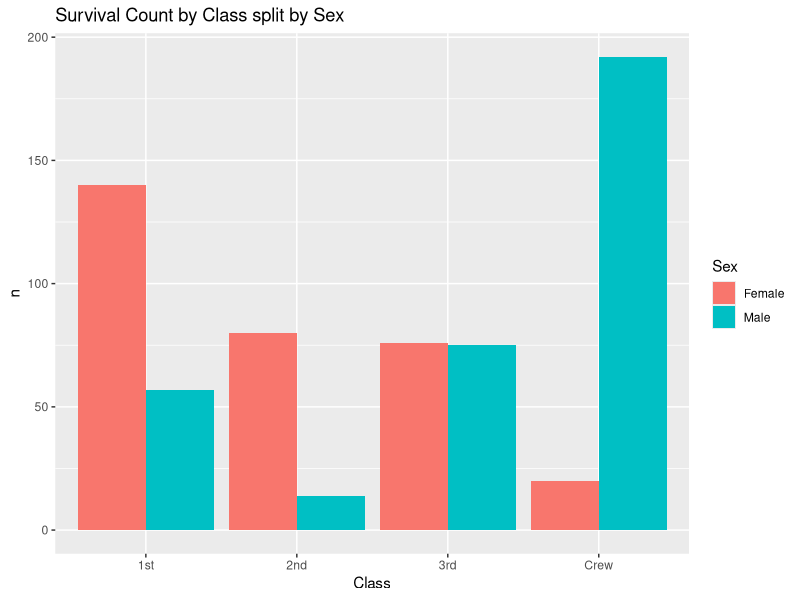
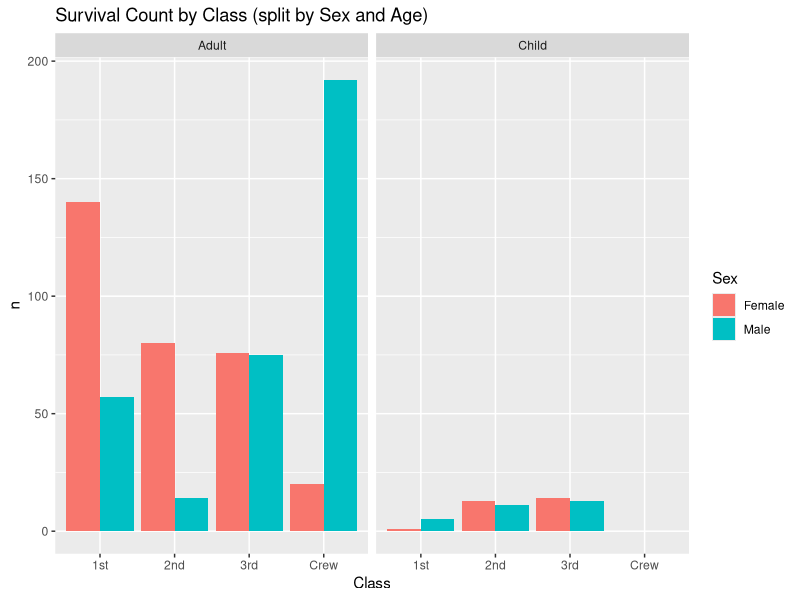
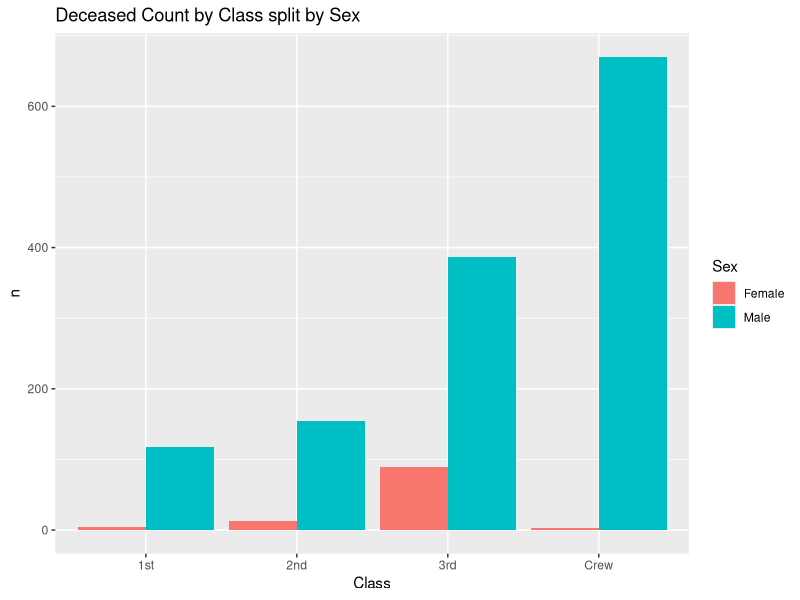
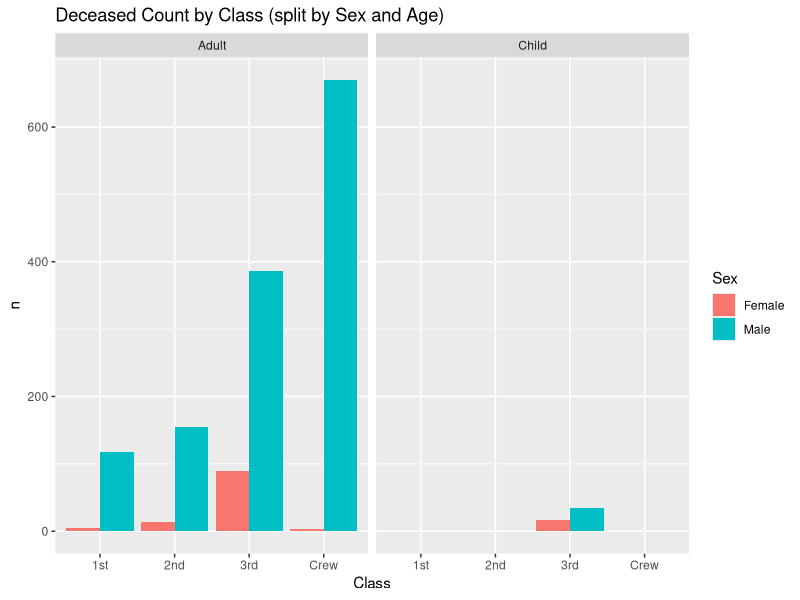
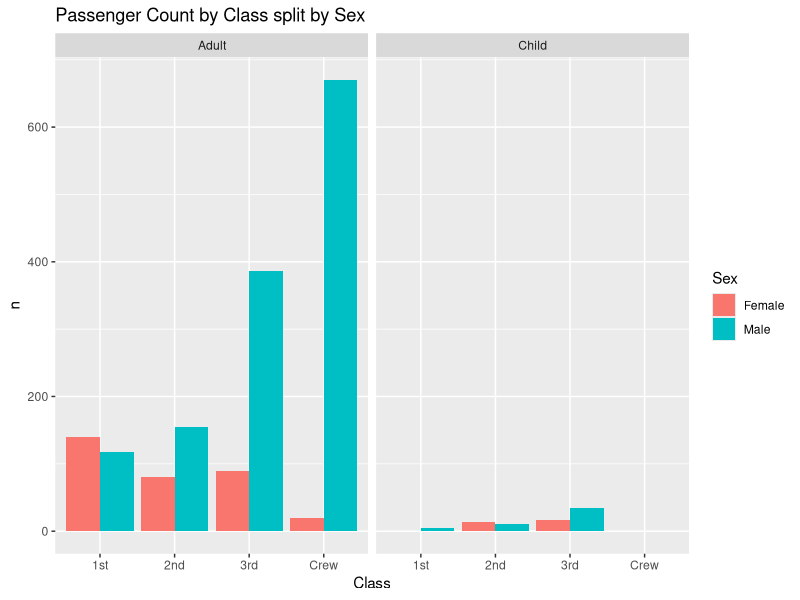
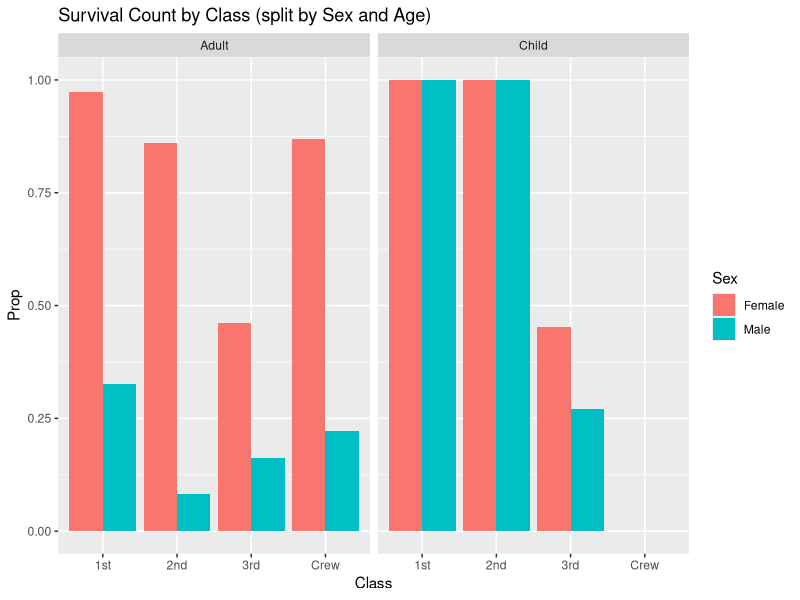

The R script that drew these images, in order:
## ---- chunk 1
library(tidyverse)

df_titanic <- as_tibble(Titanic)
## ---- chunk 2
## TASK: Perform a `glimpse` of df_titanic
glimpse(df_titanic)
## ---- chunk 3
## NOTE: No need to edit! We'll cover how to
## do this calculation in a later exercise.
df_titanic %>% summarize(total = sum(n))
## ---- chunk 4
df_titanic_survived <- filter(df_titanic, Survived == "Yes")

df_titanic_survived

df_titanic_survived %>%
  ggplot() +
  geom_col(mapping = aes(x = Class, y = n, fill = Sex), position = "dodge") +
  labs(title = "Survival Count by Class split by Sex")

df_titanic_survived %>%
  ggplot() +
  geom_col(mapping = aes(x = Class, y = n, fill = Sex), position = "dodge") + facet_wrap(~ Age) +
  labs(title = "Survival Count by Class (split by Sex and Age)")
## ---- chunk 5
df_titanic_deceased <- filter(df_titanic, Survived == "No")

df_titanic_deceased %>%
  ggplot() +
  geom_col(mapping = aes(x = Class, y = n, fill = Sex), position = "dodge") +
  labs(title = "Deceased Count by Class split by Sex")

df_titanic_deceased %>%
  ggplot() +
  geom_col(mapping = aes(x = Class, y = n, fill = Sex), position = "dodge") + facet_wrap(~ Age) +
  labs(title = "Deceased Count by Class (split by Sex and Age)")
## ---- chunk 6
df_titanic %>%
  ggplot() +
  geom_col(mapping = aes(x = Class, y = n, fill = Sex), position = "dodge") +
  facet_wrap(~ Age) +
  labs(title = "Passenger Count by Class split by Sex")
## ---- chunk 7
## NOTE: No need to edit! We'll cover how to
## do this calculation in a later exercise.
df_prop <-
  df_titanic %>%
  group_by(Class, Sex, Age) %>%
  mutate(
    Total = sum(n),
    Prop = n / Total
  ) %>%
  ungroup()
df_prop
## ---- chunk 8
df_prop_survived <- filter(df_prop, Survived == "Yes")

df_prop_survived

df_prop_survived %>%
  ggplot() +
  geom_col(mapping = aes(x = Class, y = Prop, fill = Sex), position = "dodge") + facet_wrap(~ Age) +
  labs(title = "Survival Count by Class (split by Sex and Age)")
## ---- chunk 9

